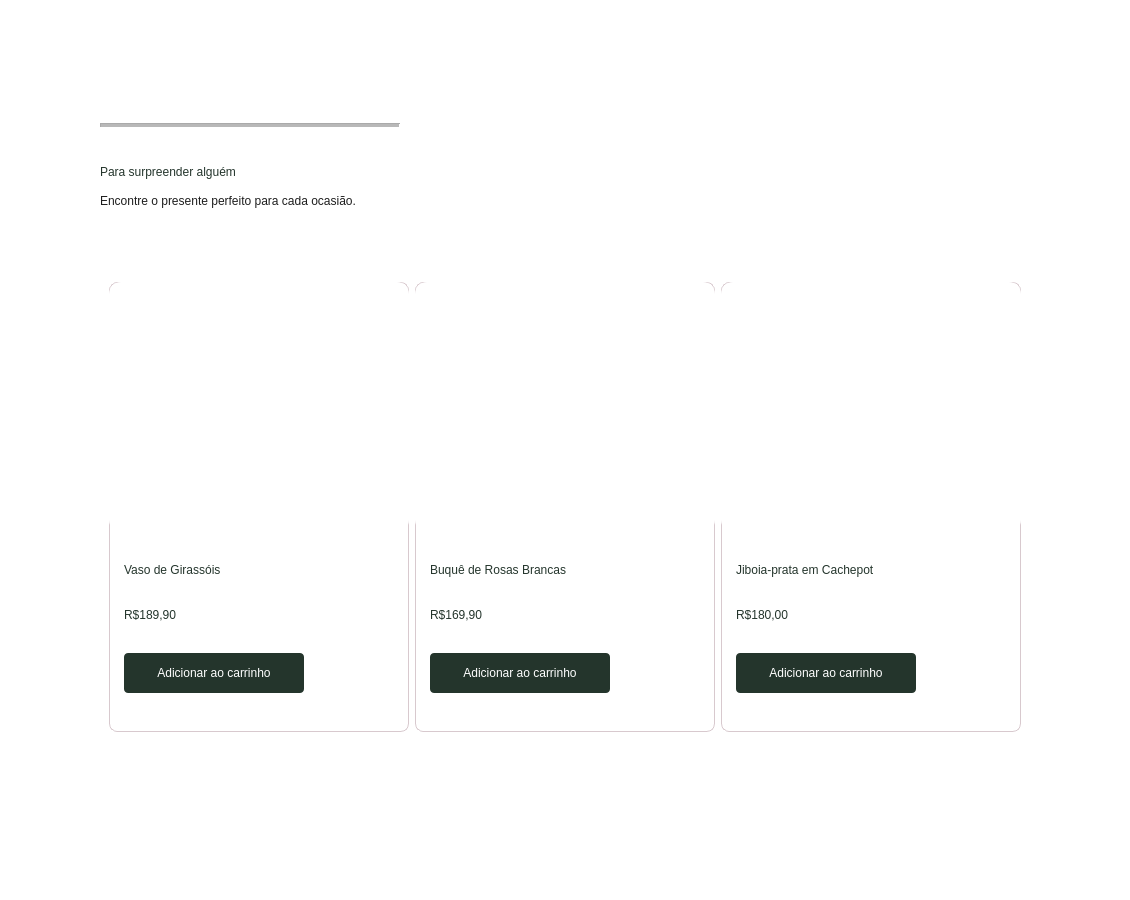
                 <widget class="QWidget" name="secaoProdutos" native="true">
                  <property name="sizePolicy">
                   <sizepolicy hsizetype="Expanding" vsizetype="Fixed">
                    <horstretch>0</horstretch>
                    <verstretch>0</verstretch>
                   </sizepolicy>
                  </property>
                  <property name="minimumSize">
                   <size>
                    <width>0</width>
                    <height>900</height>
                   </size>
                  </property>
                  <property name="styleSheet">
                   <string notr="true">background-color: #FFFFFF</string>
                  </property>
                  <layout class="QVBoxLayout" name="verticalLayout_6" stretch="5,12,12,71">
                   <property name="spacing">
                    <number>15</number>
                   </property>
                   <property name="leftMargin">
                    <number>100</number>
                   </property>
                   <property name="topMargin">
                    <number>100</number>
                   </property>
                   <property name="rightMargin">
                    <number>100</number>
                   </property>
                   <property name="bottomMargin">
                    <number>100</number>
                   </property>
                   <item>
                    <widget class="Line" name="line">
                     <property name="sizePolicy">
                      <sizepolicy hsizetype="Minimum" vsizetype="Fixed">
                       <horstretch>0</horstretch>
                       <verstretch>0</verstretch>
                      </sizepolicy>
                     </property>
                     <property name="minimumSize">
                      <size>
                       <width>300</width>
                       <height>50</height>
                      </size>
                     </property>
                     <property name="maximumSize">
                      <size>
                       <width>292</width>
                       <height>16777215</height>
                      </size>
                     </property>
                     <property name="styleSheet">
                      <string notr="true">color: #24352C;</string>
                     </property>
                     <property name="frameShadow">
                      <enum>QFrame::Shadow::Sunken</enum>
                     </property>
                     <property name="midLineWidth">
                      <number>3</number>
                     </property>
                     <property name="orientation">
                      <enum>Qt::Orientation::Horizontal</enum>
                     </property>
                    </widget>
                   </item>
                   <item>
                    <widget class="QLabel" name="tituloProdutos">
                     <property name="sizePolicy">
                      <sizepolicy hsizetype="Preferred" vsizetype="Maximum">
                       <horstretch>0</horstretch>
                       <verstretch>0</verstretch>
                      </sizepolicy>
                     </property>
                     <property name="styleSheet">
                      <string notr="true">color: #24352C</string>
                     </property>
                     <property name="text">
                      <string>Para surpreender alguém</string>
                     </property>
                    </widget>
                   </item>
                   <item>
                    <widget class="QLabel" name="descricaoProdutos">
                     <property name="sizePolicy">
                      <sizepolicy hsizetype="Preferred" vsizetype="Maximum">
                       <horstretch>0</horstretch>
                       <verstretch>0</verstretch>
                      </sizepolicy>
                     </property>
                     <property name="styleSheet">
                      <string notr="true">color: #1E1E1E</string>
                     </property>
                     <property name="text">
                      <string>Encontre o presente perfeito para cada ocasião.</string>
                     </property>
                    </widget>
                   </item>
                   <item>
                    <widget class="QWidget" name="gridProdutos" native="true">
                     <property name="sizePolicy">
                      <sizepolicy hsizetype="Preferred" vsizetype="Preferred">
                       <horstretch>0</horstretch>
                       <verstretch>0</verstretch>
                      </sizepolicy>
                     </property>
                     <layout class="QGridLayout" name="gridLayout">
                      <property name="topMargin">
                       <number>0</number>
                      </property>
                      <item row="0" column="0">
                       <widget class="QWidget" name="cardProduto1" native="true">
                        <property name="minimumSize">
                         <size>
                          <width>300</width>
                          <height>400</height>
                         </size>
                        </property>
                        <property name="maximumSize">
                         <size>
                          <width>300</width>
                          <height>450</height>
                         </size>
                        </property>
                        <property name="layoutDirection">
                         <enum>Qt::LayoutDirection::LeftToRight</enum>
                        </property>
                        <property name="styleSheet">
                         <string notr="true">#cardProduto1 {
    background-color: transparent;
    border: 1px solid #D8C9CE;
    border-radius: 8px;
}</string>
                        </property>
                        <layout class="QVBoxLayout" name="verticalLayout_7">
                         <property name="spacing">
                          <number>5</number>
                         </property>
                         <property name="sizeConstraint">
                          <enum>QLayout::SizeConstraint::SetNoConstraint</enum>
                         </property>
                         <property name="leftMargin">
                          <number>0</number>
                         </property>
                         <property name="topMargin">
                          <number>0</number>
                         </property>
                         <property name="rightMargin">
                          <number>0</number>
                         </property>
                         <property name="bottomMargin">
                          <number>0</number>
                         </property>
                         <item>
                          <widget class="QLabel" name="foto1">
                           <property name="minimumSize">
                            <size>
                             <width>200</width>
                             <height>250</height>
                            </size>
                           </property>
                           <property name="maximumSize">
                            <size>
                             <width>300</width>
                             <height>300</height>
                            </size>
                           </property>
                           <property name="layoutDirection">
                            <enum>Qt::LayoutDirection::LeftToRight</enum>
                           </property>
                           <property name="styleSheet">
                            <string notr="true">border-radius: 12px;</string>
                           </property>
                           <property name="text">
                            <string/>
                           </property>
                           <property name="pixmap">
                            <pixmap resource="resources.qrc">:/images/girassol.jpg</pixmap>
                           </property>
                           <property name="scaledContents">
                            <bool>true</bool>
                           </property>
                           <property name="alignment">
                            <set>Qt::AlignmentFlag::AlignHCenter|Qt::AlignmentFlag::AlignTop</set>
                           </property>
                           <property name="margin">
                            <number>0</number>
                           </property>
                           <property name="indent">
                            <number>-1</number>
                           </property>
                          </widget>
                         </item>
                         <item>
                          <widget class="QWidget" name="widget" native="true">
                           <property name="sizePolicy">
                            <sizepolicy hsizetype="Preferred" vsizetype="Preferred">
                             <horstretch>0</horstretch>
                             <verstretch>0</verstretch>
                            </sizepolicy>
                           </property>
                           <property name="minimumSize">
                            <size>
                             <width>296</width>
                             <height>144</height>
                            </size>
                           </property>
                           <property name="styleSheet">
                            <string notr="true">background-color: transparent</string>
                           </property>
                           <layout class="QVBoxLayout" name="verticalLayout_8">
                            <property name="spacing">
                             <number>5</number>
                            </property>
                            <property name="leftMargin">
                             <number>15</number>
                            </property>
                            <property name="topMargin">
                             <number>0</number>
                            </property>
                            <property name="bottomMargin">
                             <number>11</number>
                            </property>
                            <item>
                             <widget class="QLabel" name="destaqueProduto1">
                              <property name="sizePolicy">
                               <sizepolicy hsizetype="Preferred" vsizetype="Maximum">
                                <horstretch>0</horstretch>
                                <verstretch>0</verstretch>
                               </sizepolicy>
                              </property>
                              <property name="styleSheet">
                               <string notr="true">color: #24352C</string>
                              </property>
                              <property name="text">
                               <string>Vaso de Girassóis</string>
                              </property>
                             </widget>
                            </item>
                            <item>
                             <widget class="QLabel" name="descricaoProduto1">
                              <property name="sizePolicy">
                               <sizepolicy hsizetype="Preferred" vsizetype="Maximum">
                                <horstretch>0</horstretch>
                                <verstretch>0</verstretch>
                               </sizepolicy>
                              </property>
                              <property name="styleSheet">
                               <string notr="true">color: #24352C</string>
                              </property>
                              <property name="text">
                               <string>R$189,90</string>
                              </property>
                             </widget>
                            </item>
                            <item>
                             <widget class="QPushButton" name="btnAdicionar1">
                              <property name="sizePolicy">
                               <sizepolicy hsizetype="Fixed" vsizetype="Fixed">
                                <horstretch>0</horstretch>
                                <verstretch>0</verstretch>
                               </sizepolicy>
                              </property>
                              <property name="minimumSize">
                               <size>
                                <width>180</width>
                                <height>40</height>
                               </size>
                              </property>
                              <property name="styleSheet">
                               <string notr="true">QPushButton {
    background-color: #24352C;
    color: white;
    border: none;
    border-radius: 4px;
    padding: 8px;
}

QPushButton:hover {
    background-color: #3B5948;
}</string>
                              </property>
                              <property name="text">
                               <string>Adicionar ao carrinho</string>
                              </property>
                             </widget>
                            </item>
                           </layout>
                          </widget>
                         </item>
                        </layout>
                       </widget>
                      </item>
                      <item row="0" column="1">
                       <widget class="QWidget" name="cardProduto2" native="true">
                        <property name="minimumSize">
                         <size>
                          <width>300</width>
                          <height>400</height>
                         </size>
                        </property>
                        <property name="maximumSize">
                         <size>
                          <width>300</width>
                          <height>450</height>
                         </size>
                        </property>
                        <property name="layoutDirection">
                         <enum>Qt::LayoutDirection::LeftToRight</enum>
                        </property>
                        <property name="styleSheet">
                         <string notr="true">#cardProduto2 {
    background-color: transparent;
    border: 1px solid #D8C9CE;
    border-radius: 8px;
}</string>
                        </property>
                        <layout class="QVBoxLayout" name="verticalLayout_9">
                         <property name="spacing">
                          <number>5</number>
                         </property>
                         <property name="sizeConstraint">
                          <enum>QLayout::SizeConstraint::SetNoConstraint</enum>
                         </property>
                         <property name="leftMargin">
                          <number>0</number>
                         </property>
                         <property name="topMargin">
                          <number>0</number>
                         </property>
                         <property name="rightMargin">
                          <number>0</number>
                         </property>
                         <property name="bottomMargin">
                          <number>0</number>
                         </property>
                         <item>
                          <widget class="QLabel" name="foto2">
                           <property name="minimumSize">
                            <size>
                             <width>200</width>
                             <height>250</height>
                            </size>
                           </property>
                           <property name="maximumSize">
                            <size>
                             <width>300</width>
                             <height>300</height>
                            </size>
                           </property>
                           <property name="layoutDirection">
                            <enum>Qt::LayoutDirection::LeftToRight</enum>
                           </property>
                           <property name="styleSheet">
                            <string notr="true">border-radius: 12px;</string>
                           </property>
                           <property name="text">
                            <string/>
                           </property>
                           <property name="pixmap">
                            <pixmap resource="resources.qrc">:/images/rosasBrancas.jpg</pixmap>
                           </property>
                           <property name="scaledContents">
                            <bool>true</bool>
                           </property>
                           <property name="alignment">
                            <set>Qt::AlignmentFlag::AlignHCenter|Qt::AlignmentFlag::AlignTop</set>
                           </property>
                           <property name="margin">
                            <number>0</number>
                           </property>
                           <property name="indent">
                            <number>-1</number>
                           </property>
                          </widget>
                         </item>
                         <item>
                          <widget class="QWidget" name="widget2" native="true">
                           <property name="sizePolicy">
                            <sizepolicy hsizetype="Preferred" vsizetype="Preferred">
                             <horstretch>0</horstretch>
                             <verstretch>0</verstretch>
                            </sizepolicy>
                           </property>
                           <property name="minimumSize">
                            <size>
                             <width>296</width>
                             <height>144</height>
                            </size>
                           </property>
                           <property name="styleSheet">
                            <string notr="true">background-color: transparent</string>
                           </property>
                           <layout class="QVBoxLayout" name="verticalLayout_10">
                            <property name="spacing">
                             <number>5</number>
                            </property>
                            <property name="leftMargin">
                             <number>15</number>
                            </property>
                            <property name="topMargin">
                             <number>0</number>
                            </property>
                            <property name="bottomMargin">
                             <number>11</number>
                            </property>
                            <item>
                             <widget class="QLabel" name="destaqueProduto2">
                              <property name="sizePolicy">
                               <sizepolicy hsizetype="Preferred" vsizetype="Maximum">
                                <horstretch>0</horstretch>
                                <verstretch>0</verstretch>
                               </sizepolicy>
                              </property>
                              <property name="styleSheet">
                               <string notr="true">color: #24352C</string>
                              </property>
                              <property name="text">
                               <string>Buquê de Rosas Brancas</string>
                              </property>
                             </widget>
                            </item>
                            <item>
                             <widget class="QLabel" name="descricaoProduto2">
                              <property name="sizePolicy">
                               <sizepolicy hsizetype="Preferred" vsizetype="Maximum">
                                <horstretch>0</horstretch>
                                <verstretch>0</verstretch>
                               </sizepolicy>
                              </property>
                              <property name="styleSheet">
                               <string notr="true">color: #24352C</string>
                              </property>
                              <property name="text">
                               <string>R$169,90</string>
                              </property>
                             </widget>
                            </item>
                            <item>
                             <widget class="QPushButton" name="btnAdicionar2">
                              <property name="sizePolicy">
                               <sizepolicy hsizetype="Fixed" vsizetype="Fixed">
                                <horstretch>0</horstretch>
                                <verstretch>0</verstretch>
                               </sizepolicy>
                              </property>
                              <property name="minimumSize">
                               <size>
                                <width>180</width>
                                <height>40</height>
                               </size>
                              </property>
                              <property name="styleSheet">
                               <string notr="true">QPushButton {
    background-color: #24352C;
    color: white;
    border: none;
    border-radius: 4px;
    padding: 8px;
}

QPushButton:hover {
    background-color: #3B5948;
}</string>
                              </property>
                              <property name="text">
                               <string>Adicionar ao carrinho</string>
                              </property>
                             </widget>
                            </item>
                           </layout>
                          </widget>
                         </item>
                        </layout>
                       </widget>
                      </item>
                      <item row="0" column="2">
                       <widget class="QWidget" name="cardProduto3" native="true">
                        <property name="minimumSize">
                         <size>
                          <width>300</width>
                          <height>400</height>
                         </size>
                        </property>
                        <property name="maximumSize">
                         <size>
                          <width>300</width>
                          <height>450</height>
                         </size>
                        </property>
                        <property name="layoutDirection">
                         <enum>Qt::LayoutDirection::LeftToRight</enum>
                        </property>
                        <property name="styleSheet">
                         <string notr="true">#cardProduto3 {
    background-color: transparent;
    border: 1px solid #D8C9CE;
    border-radius: 8px;
}</string>
                        </property>
                        <layout class="QVBoxLayout" name="verticalLayout_11">
                         <property name="spacing">
                          <number>5</number>
                         </property>
                         <property name="sizeConstraint">
                          <enum>QLayout::SizeConstraint::SetNoConstraint</enum>
                         </property>
                         <property name="leftMargin">
                          <number>0</number>
                         </property>
                         <property name="topMargin">
                          <number>0</number>
                         </property>
                         <property name="rightMargin">
                          <number>0</number>
                         </property>
                         <property name="bottomMargin">
                          <number>0</number>
                         </property>
                         <item>
                          <widget class="QLabel" name="foto3">
                           <property name="minimumSize">
                            <size>
                             <width>200</width>
                             <height>250</height>
                            </size>
                           </property>
                           <property name="maximumSize">
                            <size>
                             <width>300</width>
                             <height>300</height>
                            </size>
                           </property>
                           <property name="layoutDirection">
                            <enum>Qt::LayoutDirection::LeftToRight</enum>
                           </property>
                           <property name="styleSheet">
                            <string notr="true">border-radius: 12px;</string>
                           </property>
                           <property name="text">
                            <string/>
                           </property>
                           <property name="pixmap">
                            <pixmap resource="resources.qrc">:/images/jiboia-prata.jpg</pixmap>
                           </property>
                           <property name="scaledContents">
                            <bool>true</bool>
                           </property>
                           <property name="alignment">
                            <set>Qt::AlignmentFlag::AlignHCenter|Qt::AlignmentFlag::AlignTop</set>
                           </property>
                           <property name="margin">
                            <number>0</number>
                           </property>
                           <property name="indent">
                            <number>-1</number>
                           </property>
                          </widget>
                         </item>
                         <item>
                          <widget class="QWidget" name="widget3" native="true">
                           <property name="sizePolicy">
                            <sizepolicy hsizetype="Preferred" vsizetype="Preferred">
                             <horstretch>0</horstretch>
                             <verstretch>0</verstretch>
                            </sizepolicy>
                           </property>
                           <property name="minimumSize">
                            <size>
                             <width>296</width>
                             <height>144</height>
                            </size>
                           </property>
                           <property name="styleSheet">
                            <string notr="true">background-color: transparent</string>
                           </property>
                           <layout class="QVBoxLayout" name="verticalLayout_12">
                            <property name="spacing">
                             <number>5</number>
                            </property>
                            <property name="leftMargin">
                             <number>15</number>
                            </property>
                            <property name="topMargin">
                             <number>0</number>
                            </property>
                            <property name="bottomMargin">
                             <number>11</number>
                            </property>
                            <item>
                             <widget class="QLabel" name="destaqueProduto3">
                              <property name="sizePolicy">
                               <sizepolicy hsizetype="Preferred" vsizetype="Maximum">
                                <horstretch>0</horstretch>
                                <verstretch>0</verstretch>
                               </sizepolicy>
                              </property>
                              <property name="styleSheet">
                               <string notr="true">color: #24352C</string>
                              </property>
                              <property name="text">
                               <string>Jiboia-prata em Cachepot</string>
                              </property>
                             </widget>
                            </item>
                            <item>
                             <widget class="QLabel" name="descricaoProduto3">
                              <property name="sizePolicy">
                               <sizepolicy hsizetype="Preferred" vsizetype="Maximum">
                                <horstretch>0</horstretch>
                                <verstretch>0</verstretch>
                               </sizepolicy>
                              </property>
                              <property name="styleSheet">
                               <string notr="true">color: #24352C</string>
                              </property>
                              <property name="text">
                               <string>R$180,00</string>
                              </property>
                             </widget>
                            </item>
                            <item>
                             <widget class="QPushButton" name="btnAdicionar3">
                              <property name="sizePolicy">
                               <sizepolicy hsizetype="Fixed" vsizetype="Fixed">
                                <horstretch>0</horstretch>
                                <verstretch>0</verstretch>
                               </sizepolicy>
                              </property>
                              <property name="minimumSize">
                               <size>
                                <width>180</width>
                                <height>40</height>
                               </size>
                              </property>
                              <property name="styleSheet">
                               <string notr="true">QPushButton {
    background-color: #24352C;
    color: white;
    border: none;
    border-radius: 4px;
    padding: 8px;
}

QPushButton:hover {
    background-color: #3B5948;
}</string>
                              </property>
                              <property name="text">
                               <string>Adicionar ao carrinho</string>
                              </property>
                             </widget>
                            </item>
                           </layout>
                          </widget>
                         </item>
                        </layout>
                       </widget>
                      </item>
                     </layout>
                    </widget>
                   </item>
                  </layout>
                 </widget>
